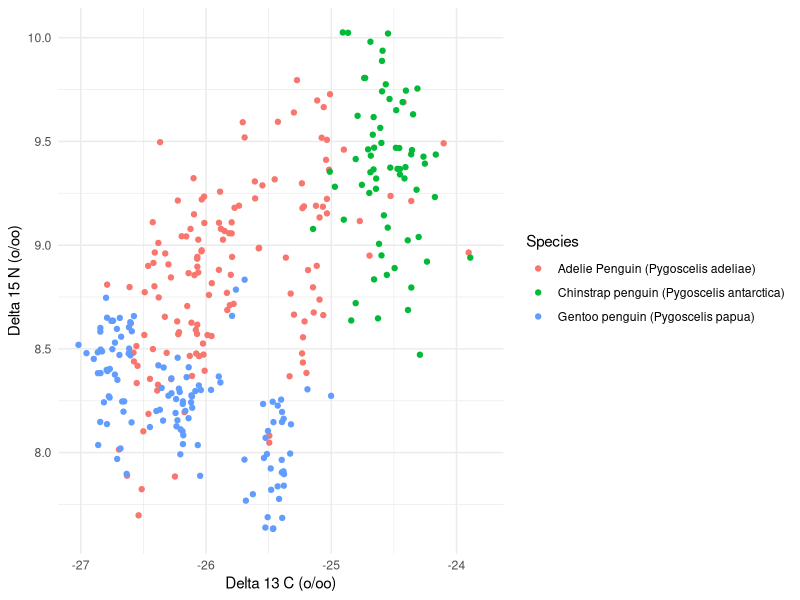
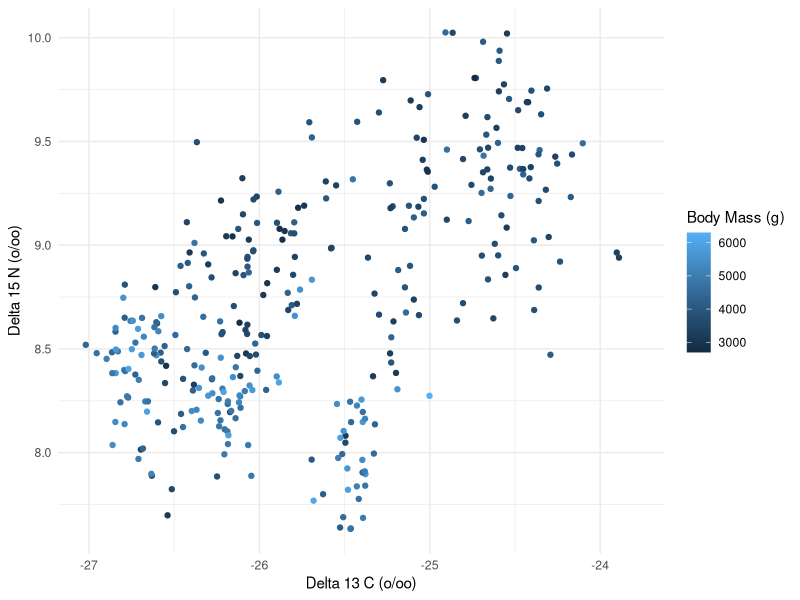
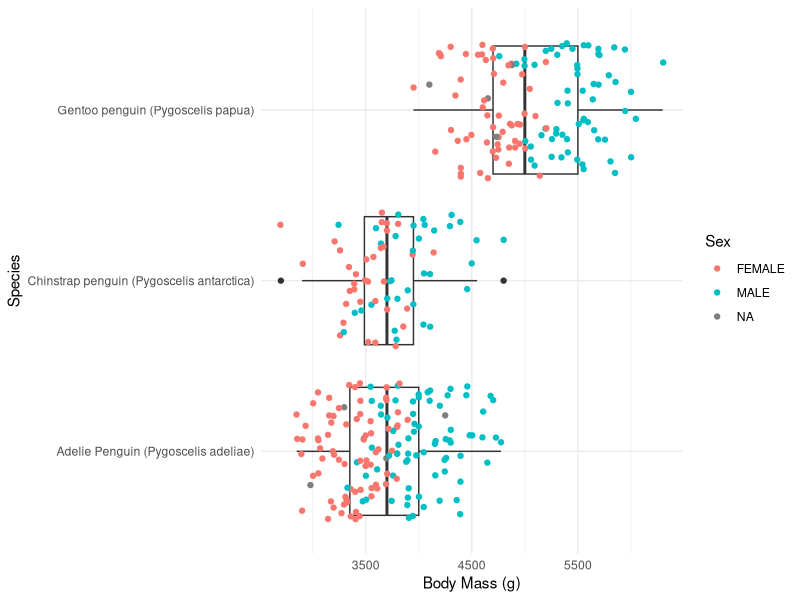

These charts were generated, in order, by the following R code:
## ---- chunk 1
#load tidyverse package
library(tidyverse)
## ---- chunk 2
#load data 
library(palmerpenguins) 
data(penguins)         
## ---- chunk 3

# give me some ideas for how to do this



## ---- chunk 4
# save as new object
# drop_na without pipe

# drop_na with pipe

## ---- chunk 5

#use nrow on penguins and penguins_mod without pipe


#same with pipe



## ---- chunk 6
# where do you think we lost the rows from?

# Here is how we can take a better look at just those rows using filter()



## ---- chunk 7
# use only count for island


## ---- chunk 8

# use count for island, species


## ---- chunk 9

# use count for island, species, sex


# has weird NA groupings because sex is sometimes NA
# get a clearer picture after dropping NAs



# you can drop the NAs before or after the count
# in some cases (not this one), that could give you different results


## ---- chunk 10
# use summarize for average bill length in Adelie penguins
# Do it first without removing NAs


# have to deal with the NAs

# Then remove NAs using na.rm=TRUE


## ---- chunk 11
# calculate average bill length and average bill depth for Adelie
# filter for Adelie then summarize


## ---- chunk 12

# filter for Adelie and summarise (but change to median)
# average bill length and MEDIAN bill length


## ---- chunk 13

# # filter for Adelie and summarise (but change to median)
# average bill length and MEDIAN bill length
# AND name the new variables created in summarize rather than having the names generated automatically


## ---- chunk 14
# group_by species and then summarize bill length and bill depth (mean)


## ---- chunk 15

# group by species/sex and then summarize avg bill depth


# do it first without filtering out NAs 

# do it again with NAs removed
## ---- chunk 16
# first just create a new column that contains all 5s

## ---- chunk 17
# calculate body mass in lb from conversion factor (0.00220462 lb/g), create new column


# then assign it to new object


## ---- chunk 18

## ---- chunk 19
# penguins <- penguins |> 
#   mutate(penguin_length_cat = case_when(bill_length_mm > 50 ~ 'whoa! huge bill!', TRUE ~ '--' ))

# make a new column with a single letter for each penguin species


# make a new column with a body mass cutoff that labels penguins below the cutoff as "little" and the ones above it as "BIG"


## ---- chunk 20
penguins_raw |>
  ggplot() +
  geom_point(aes(x=`Delta 13 C (o/oo)`, y=`Delta 15 N (o/oo)`, color=Species)) +
  theme_minimal()
## ---- chunk 21
penguins_raw |>
  ggplot() +
  geom_point(aes(x=`Delta 13 C (o/oo)`, y=`Delta 15 N (o/oo)`, color=`Body Mass (g)`)) +
  theme_minimal()
## ---- chunk 22
penguins_raw |>
  ggplot(aes(y=Species, x=`Body Mass (g)`)) +
  geom_boxplot() +
  geom_jitter(aes(color=Sex)) +
  theme_minimal()
